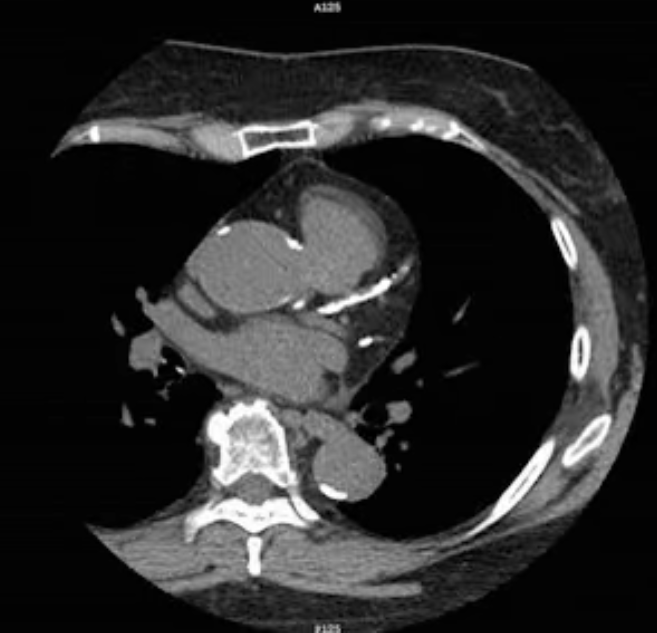
#> input picture heart.png, 657 x 633 px
$ python ejercicio_3.py
#> lines starting #> are read from the running program, lines starting #| are printed output that depends on the picture
#%% Imports
import cv2
import numpy as np
import matplotlib.pyplot as plt
from PIL import Image, ImageEnhance

#%% Parte a

'''
Cargue la imagen heart.png y despliegue la imagen en escala de grises junto con su histo-
grama.
'''
#Cargar imagen y convertirla a escala de grises
heart_bgr = cv2.imread("heart.png")
#> heart_bgr is the input picture: shape (633, 657, 3); min 0, max 255, mean 42.3
heart_gray = cv2.cvtColor(heart_bgr, cv2.COLOR_BGR2GRAY)

#Desplegar imagen en escala de grises junto a su histograma

hist,bins = np.histogram(heart_gray,256,[0,255]) ##histograma de escala de grises
#> hist = 256 values, max 119622 at index 3, min 105 at index 216, mean 1624.5; bins = 257 values from 0 to 255

plt.figure(figsize=(12,6))
plt.subplot(1,2,1)
plt.imshow(heart_gray, cmap='gray')
plt.title('Imagen en escala de grises')
plt.axis('off')

plt.subplot(1,2,2)
plt.bar(range(len(hist)), hist)
plt.title('Histograma de imagen')

plt.show()
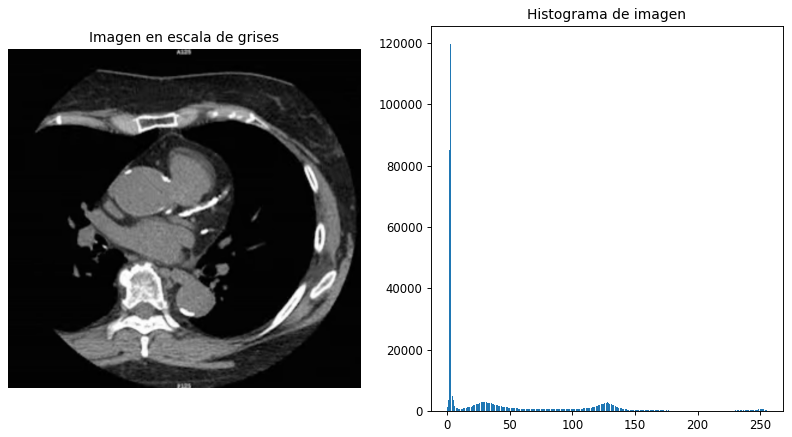
#> figure drawn by matplotlib, 2 panels; panel 2: tallest bar 119622 high, from x = 2.6 to 3.4

$ run again, with rgb.png copied over heart.png
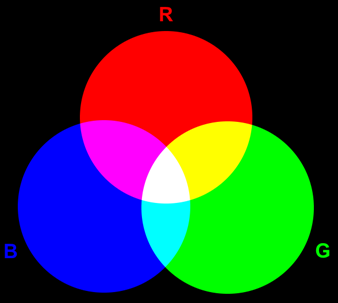
#> input picture rgb.png, 338 x 303 px
#> heart_bgr is the input picture: shape (303, 338, 3); mean B, G, R 58.5, 58.4, 58.5
#> `heart_gray = cv2.cvtColor(heart_bgr, cv2.COLOR_BGR2GRAY)`:
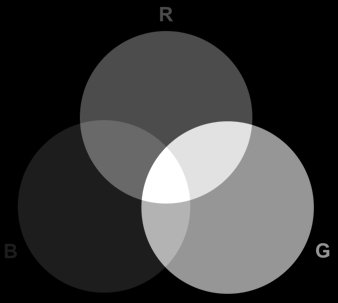
#> heart_gray: shape (303, 338); min 0, max 255, mean 58.4
#> hist = 256 values, max 45279 at index 0, min 0 at index 110, mean 400.1; bins = 257 values from 0 to 255
#> `plt.show()`:
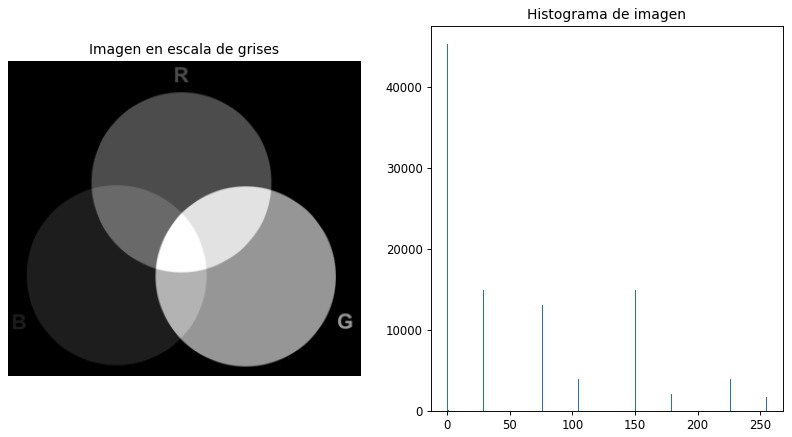
#> figure drawn by matplotlib, 2 panels; panel 2: tallest bar 45279 high, from x = -0.4 to 0.4

$ run again, with mountains.jpg saved as heart.png
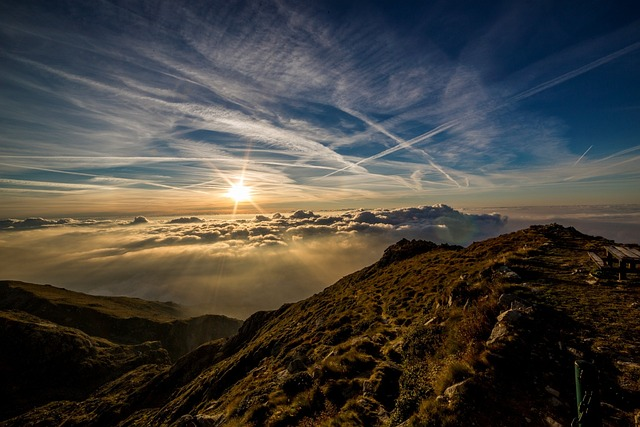
#> input picture mountains.jpg, 640 x 427 px
#> heart_bgr is the input picture: shape (427, 640, 3); mean B, G, R 62.2, 66.9, 69.6
#> `heart_gray = cv2.cvtColor(heart_bgr, cv2.COLOR_BGR2GRAY)`:
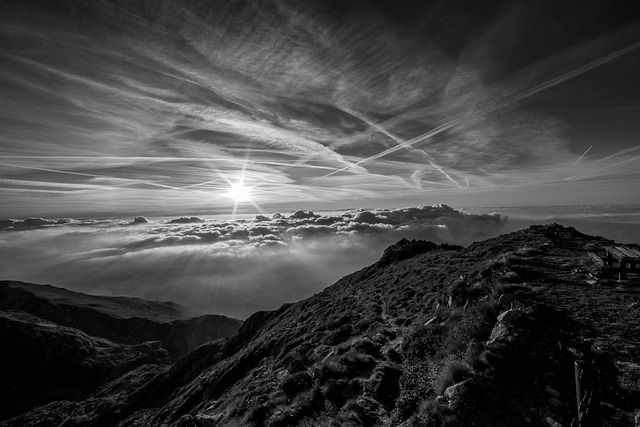
#> heart_gray: shape (427, 640); min 0, max 255, mean 67.2
#> hist = 256 values, max 9766 at index 1, min 10 at index 244, mean 1067.5; bins = 257 values from 0 to 255
#> `plt.show()`:
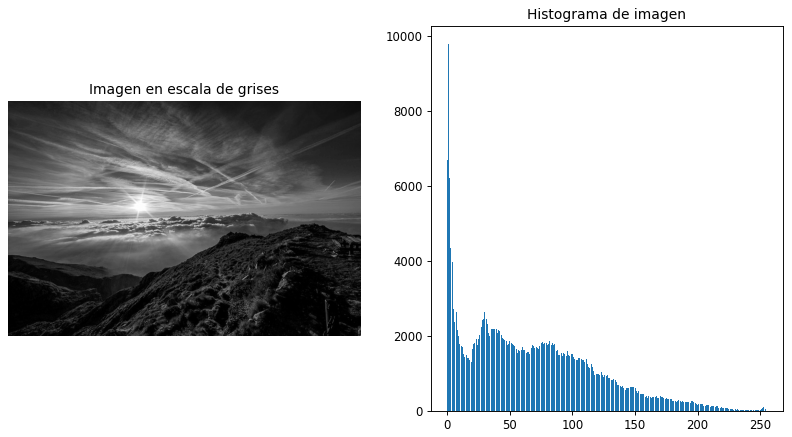
#> figure drawn by matplotlib, 2 panels; panel 2: tallest bar 9766 high, from x = 0.6 to 1.4
